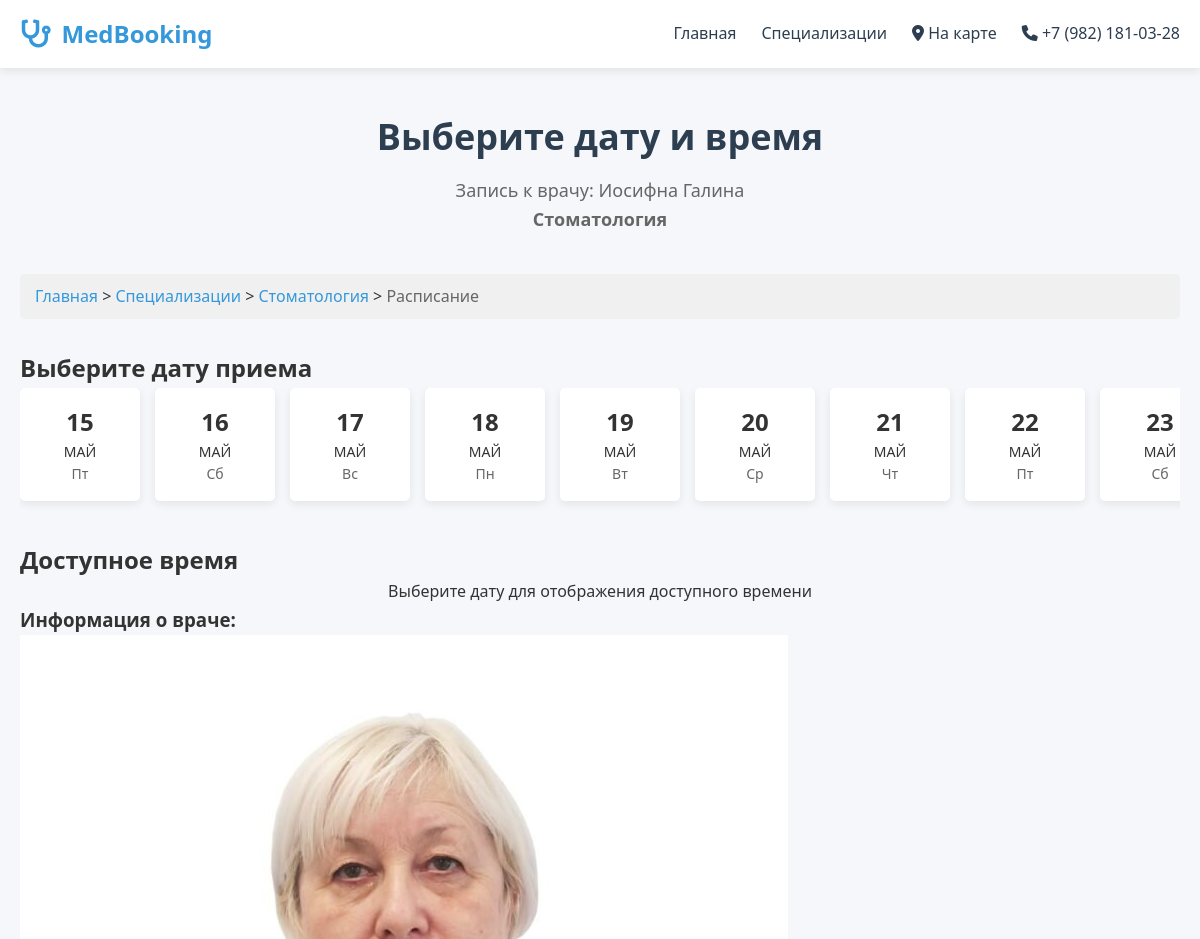
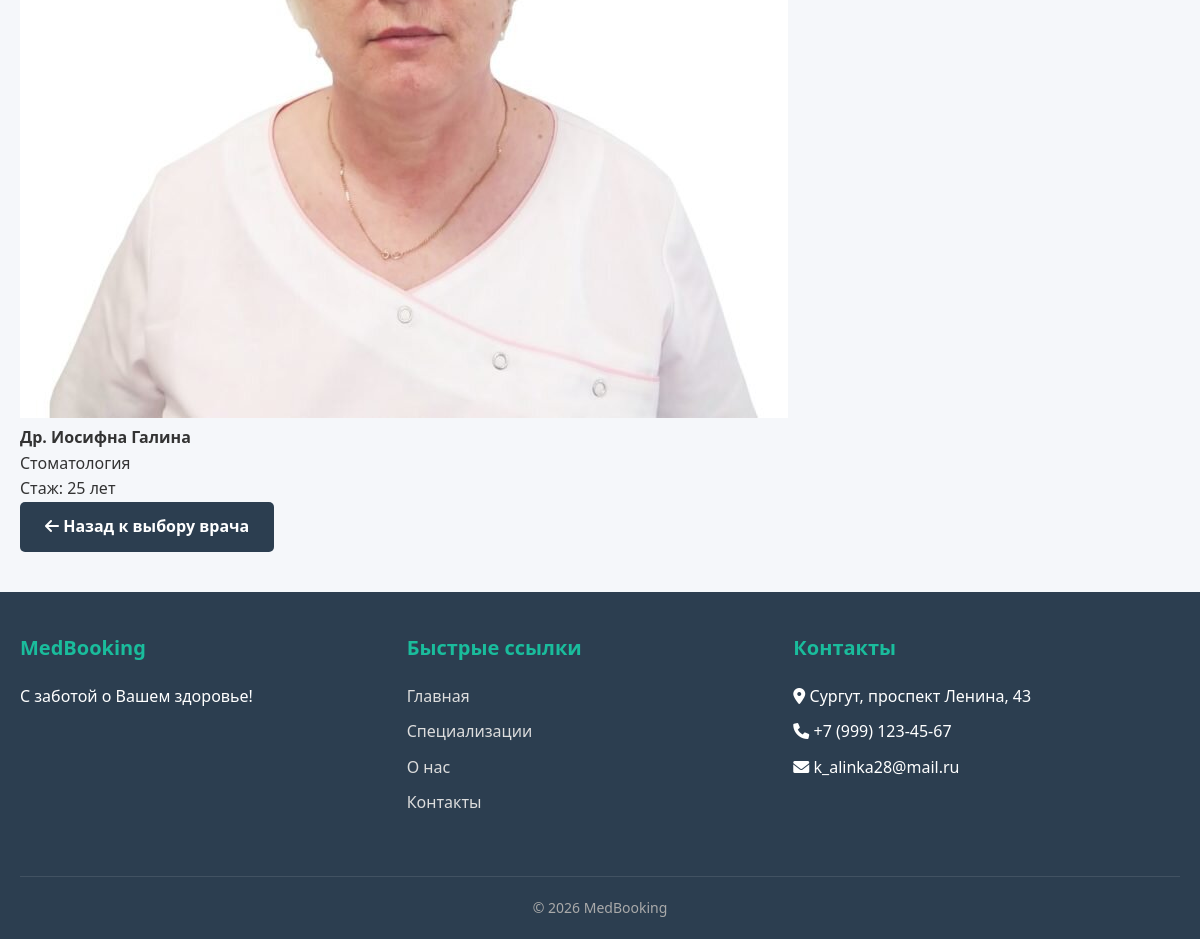
Screenshot of /doctor/2/schedule/ with the database file from the repository (2 pictures, top to bottom).
### appointment_project/models.py (models this page shows, shortened)
class Doctor(models.Model):
    first_name = models.CharField(max_length=50, verbose_name="Имя")
    last_name = models.CharField(max_length=50, verbose_name="Фамилия")
    specialization = models.ForeignKey(Specialization, on_delete=models.CASCADE, verbose_name="Специализация")
    experience = models.IntegerField(verbose_name="Стаж (лет)")
    description = models.TextField(verbose_name="Описание", blank=True)
    photo = models.ImageField(upload_to='doctors/', blank=True, null=True, verbose_name="Фотография")
    class Meta:
        verbose_name = "Врач"
        verbose_name_plural = "Врачи"

class Specialization(models.Model):
    name = models.CharField(max_length=100, verbose_name="Название специализации")
    description = models.TextField(verbose_name="Описание", blank=True)
    icon = models.CharField(max_length=50, default="fas fa-user-md", verbose_name="Иконка")
    class Meta:
        verbose_name = "Специализация"
        verbose_name_plural = "Специализации"

### appointment_project/views.py (the view, shortened to what this page needs)
# urls.py: path('doctor/<int:doctor_id>/schedule/', views.schedule, name='schedule'),
def schedule(request, doctor_id):
    doctor = get_object_or_404(Doctor, id=doctor_id)
    today = timezone.now().date()
    start_date = today + timedelta(days=1)
    end_date = start_date + timedelta(days=14)
    date_list = []
    current_date = start_date
    while current_date <= end_date:
        date_list.append(current_date)
        current_date += timedelta(days=1)
    schedules = Schedule.objects.filter(
        doctor=doctor,
        date__range=[start_date, end_date],
        is_available=True
    ).order_by('date', 'start_time')
    schedule_by_date = {}
    context = {
        'doctor': doctor,
        'date_list': date_list,
        'schedule_by_date': schedule_by_date,
    }
    return render(request, 'schedule.html', context)

### appointment_project/context_processors.py (called while the page is built)
def google_maps_api_key(request):
    return {
        'GOOGLE_MAPS_API_KEY': settings.GOOGLE_MAPS_API_KEY
    }

### appointment_project/templates/schedule.html (shortened to what this page needs)
{% extends 'base.html' %}
{% block content %}
<div class="page-title">
    <h1>Выберите дату и время</h1>
    <p>Запись к врачу: {{ doctor.last_name }} {{ doctor.first_name }}</p>
    <p class="doctor-specialization">{{ doctor.specialization.name }}</p>
</div>
<div class="breadcrumbs">
    <a href="{% url 'index' %}">Главная</a> &gt;
    <a href="{% url 'specializations' %}">Специализации</a> &gt;
    <a href="{% url 'doctors_by_specialization' doctor.specialization.id %}">{{ doctor.specialization.name }}</a> &gt;
    <span>Расписание</span>
</div>
<div class="date-selection">
    <h2>Выберите дату приема</h2>
    <div class="date-selector">
        {% for date in date_list %}
        <div class="date-item {% if date|date:'Y-m-d' in schedule_by_date %}active{% endif %}"
             data-date="{{ date|date:'Y-m-d' }}">
            <div class="date-day">{{ date.day }}</div>
            <div class="date-month">{{ date|date:'M' }}</div>
            <div class="date-weekday">{{ date|date:'D' }}</div>
        </div>
        {% endfor %}
    </div>
</div>
<div class="time-selection">
    <h2>Доступное время</h2>
    <div id="time-slots-container">
        <p class="text-center">Выберите дату для отображения доступного времени</p>
    </div>
</div>
<div class="doctor-info-summary">
    <h3>Информация о враче:</h3>
    <div class="summary-card">
        <div class="doctor-photo-small">
            {% if doctor.photo %}
                <img src="{{ doctor.photo.url }}" alt="{{ doctor.last_name }} {{ doctor.first_name }}">
            {% else %}
                <i class="fas fa-user-md"></i>
            {% endif %}
        </div>
        <div class="doctor-info-small">
            <h4>Др. {{ doctor.last_name }} {{ doctor.first_name }}</h4>
            <p>{{ doctor.specialization.name }}</p>
            <p>Стаж: {{ doctor.experience }} лет</p>
        </div>
    </div>
</div>
<div class="back-to-doctors">
    <a href="{% url 'doctors_by_specialization' doctor.specialization.id %}" class="btn btn-secondary">
        <i class="fas fa-arrow-left"></i> Назад к выбору врача
    </a>
</div>
{% endblock %}

### appointment_project/static/css/style.css (style rules this page uses)
:root { --primary-color: #3498db; --secondary-color: #2c3e50; --accent-color: #1abc9c; --light-color: #f8f9fa; --dark-color: #343a40; --success-color: #28a745; --danger-color: #e74c3c; --warning-color: #f39c12; }
* { margin: 0; padding: 0; box-sizing: border-box; }
body { font-family: 'Segoe UI', Tahoma, Geneva, Verdana, sans-serif; line-height: 1.6; color: #333; background-color: #f5f7fa; }
.page-title { text-align: center; margin-bottom: 40px; color: var(--secondary-color); }
.page-title h1 { font-size: 36px; margin-bottom: 10px; }
.page-title p { font-size: 18px; color: #666; }
.btn { display: inline-block; padding: 12px 25px; border-radius: 5px; text-decoration: none; font-weight: 600; text-align: center; transition: all 0.3s; border: none; cursor: pointer; font-size: 16px; }
.btn-secondary { background-color: var(--secondary-color); color: white; }
.date-selector { display: flex; overflow-x: auto; margin-bottom: 30px; padding-bottom: 10px; }
.date-item { min-width: 120px; margin-right: 15px; padding: 15px; text-align: center; background-color: white; border-radius: 5px; box-shadow: 0 3px 10px rgba(0, 0, 0, 0.08); cursor: pointer; transition: all 0.3s; }
.date-day { font-size: 24px; font-weight: 700; }
.date-month { font-size: 14px; text-transform: uppercase; }
.date-weekday { font-size: 14px; color: #666; }
.doctor-specialization { color: var(--primary-color); font-weight: 600; margin-bottom: 10px; }
.text-center { text-align: center; }
.breadcrumbs { margin-bottom: 30px; padding: 10px 15px; background-color: #f0f0f0; border-radius: 5px; }
.breadcrumbs a { color: #3498db; text-decoration: none; }
.breadcrumbs span { color: #666; }

### rows the page displays
Doctor: last_name "Иосифна", first_name "Галина", specialization.name "Стоматология", photo (picture), experience "25"

### other values shown
{{ date.day }} "15" "16" "17" "18" "19" "20" "21" "22" "23"
{{ date|date:'M' }} "МАЙ" "МАЙ" "МАЙ" "МАЙ" "МАЙ" "МАЙ" "МАЙ" "МАЙ" "МАЙ"
{{ date|date:'D' }} "Пт" "Сб" "Вс" "Пн" "Вт" "Ср" "Чт" "Пт" "Сб"
